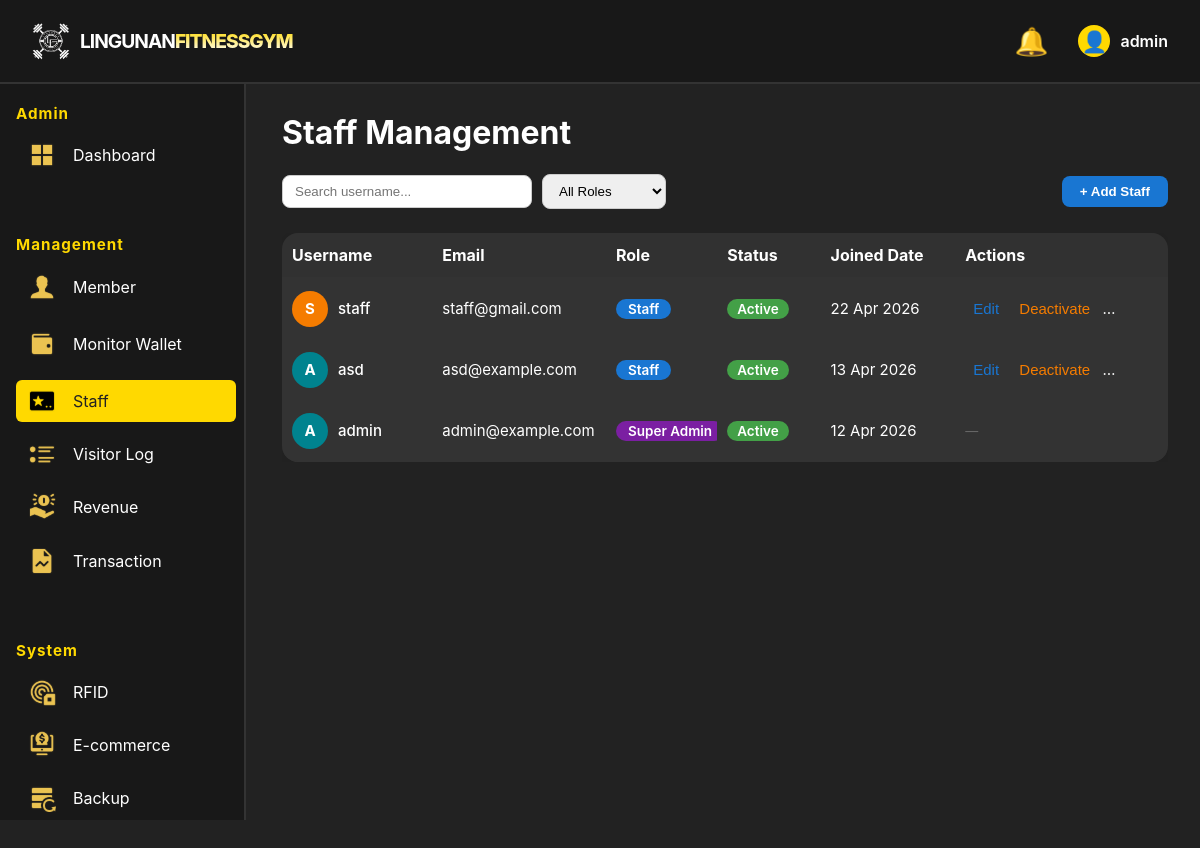
Screenshot of /public/client/admin/management/staff.php (signed in) with the database file from the repository.
### tables this page shows
CREATE TABLE `users` (
  `id` int(10) unsigned NOT NULL AUTO_INCREMENT,
  `username` varchar(50) NOT NULL,
  `password` varchar(255) NOT NULL,
  `email` varchar(100) NOT NULL,
  `role` enum('super_admin','staff') DEFAULT 'staff',
  `created_at` timestamp NOT NULL DEFAULT current_timestamp(),
  `status` varchar(10) NOT NULL DEFAULT 'active',
  PRIMARY KEY (`id`),
  UNIQUE KEY `username` (`username`),
  UNIQUE KEY `email` (`email`)
);

### public/client/admin/management/staff.php (the view, shortened to what this page needs)
<?php
include '../../../../component/admin_header.php';
include '../../../../component/admin_sidebar.php';
?>
<!DOCTYPE html>
<html lang="en">
<head>
    <link href="../../../../assets/css/toastednotif.css" rel="stylesheet">
    <link href="../../../../assets/css/admin_header.css" rel="stylesheet">
    <link href="../../../../assets/css/admin_sidebar.css" rel="stylesheet">
    <link href="../../../../assets/css/admin.css" rel="stylesheet">
</head>
<body>
    <div class="Member-content">
        <h1>Staff Management</h1>
        <?php
        require_once '../../../../app/config/connection.php';
        try { $pdo->exec("ALTER TABLE users ADD COLUMN status VARCHAR(10) NOT NULL DEFAULT 'active'"); } catch (Exception $e) {}
        try      {
            $query  = "SELECT * FROM users WHERE 1";
            $params = [];
            $query .= " ORDER BY created_at DESC";
            $stmt = $pdo->prepare($query);
            $stmt->execute($params);
            $staffList = $stmt->fetchAll();
        } catch (Exception $e) {
            echo '<div style="color:red">Error: ' . htmlspecialchars($e->getMessage()) . '</div>';
            $staffList = [];
        }
        ?>
        <div style="margin-bottom:15px; display:flex; gap:10px; flex-wrap:wrap; align-items:center;">
            <input type="text" id="searchUsername" placeholder="Search username..."
                style="padding:8px 12px; border-radius:8px; border:1px solid #ccc; width:250px;">
            <select id="roleFilter" style="padding:8px 12px; border-radius:8px; border:1px solid #ccc;">
                <option value="">All Roles</option>
            </select>
            <div style="margin-left:auto;">
                <button type="button" id="addStaffBtn"
                    style="padding:8px 18px; border-radius:8px; border:none; background:#1976d2; color:#fff; font-weight:600; cursor:pointer;">
                    + Add Staff
                </button>
            </div>
        </div>
        <div class="table-wrapper" style="margin-top:24px;">
            <table class="admin-table" style="width:100%; background:#333;">
                <thead>
                    <tr>
                        <th>Username</th>
                        <th>Email</th>
                        <th>Role</th>
                        <th>Status</th>
                        <th>Joined Date</th>
                        <th>Actions</th>
                    </tr>
                </thead>
                <tbody>
                <?php if (empty($staffList)): ?>
                    <tr><td colspan="6" style="text-align:center;">No staff found.</td></tr>
                <?php else: ?>
                    <?php foreach ($staffList as $staff): ?>
                        <?php
                            $avatarColors = ['#1976d2','#e53935','#388e3c','#f57c00','#7b1fa2','#00838f','#c62828','#2e7d32','#1565c0','#6a1b9a'];
                            $firstLetter  = strtoupper(substr($staff['username'], 0, 1)) ?: '?';
                            $avatarColor  = $avatarColors[ord($firstLetter) % count($avatarColors)];
                            $roleBadge    = match($staff['role']) {
                                'super_admin' => '<span class="badge-status badge-super_admin">Super Admin</span>',
                                'admin'       => '<span class="badge-status badge-admin">Admin</span>',
                                default       => '<span class="badge-status badge-staff">Staff</span>',
                            };
                            $joined = $staff['created_at'] ? date('d M Y', strtotime($staff['created_at'])) : '-';
                        ?>
                        <tr>
                            <td data-label="Username">
                                <div class="user-cell">
                                    <div class="user-avatar" style="background:<?= $avatarColor ?>"><?= htmlspecialchars($firstLetter) ?></div>
                                    <span class="user-name-text"><?= htmlspecialchars($staff['username']) ?></span>
                                </div>
                            </td>
                            <td data-label="Email"><?= htmlspecialchars($staff['email']) ?></td>
                            <td data-label="Role"><?= $roleBadge ?></td>
                            <td data-label="Status">
                                <?php $staffStatus = $staff['status'] ?? 'active'; ?>
                                <?php if ($staffStatus === 'active'): ?>
                                    <span class="badge-active-status">Active</span>
                                <?php else: ?>
                                    <span class="badge-inactive-status">Inactive</span>
                                <?php endif; ?>
                            </td>
                            <td data-label="Joined Date"><?= htmlspecialchars($joined) ?></td>
                            <td data-label="Actions">
                                <?php if ($staff['role'] !== 'super_admin'): ?>
                                    <button type="button" class="action-btn"
                                        data-id="<?= $staff['id'] ?>"
                                        data-username="<?= htmlspecialchars($staff['username'], ENT_QUOTES) ?>"
                                        data-email="<?= htmlspecialchars($staff['email'] ?? '', ENT_QUOTES) ?>"
                                        data-role="<?= htmlspecialchars($staff['role'], ENT_QUOTES) ?>"
                                        onclick="openEditModal(this)">Edit</button>
                                    <form method="post" action="" style="display:inline">
                                        <button type="submit" class="action-btn deactivate">
                                            <?= ($staff['status'] ?? 'active') === 'active' ? 'Deactivate' : 'Activate' ?>
                                        </button>
                                    </form>
                                    <form method="post" action="" style="display:inline" onsubmit="return confirm('Delete this staff member?');">
                                        <button type="submit" class="action-btn delete">Delete</button>
                                    </form>
                                <?php else: ?>
                                    <span style="color:#666; font-size:13px;">—</span>
                                <?php endif; ?>
                            </td>
                        </tr>
                    <?php endforeach; ?>
                <?php endif; ?>
                </tbody>
            </table>
        </div>
    </div>
</body>
</html>

### assets/css/admin.css (style rules this page uses)
body { margin: 0; font-family: 'Inter', sans-serif; background: #222; color: #fff; }

### public/client/admin/management/staff.php (style rules this page uses)
.Member-content { margin-left: 250px; margin-top: 60px; padding: 2rem; min-height: calc(100vh - 60px); background: #222; }
.admin-table { border-collapse: separate; border-spacing: 0; width: 100%; background: rgba(0,0,0,0.04); font-family: 'Inter', Arial, sans-serif; box-shadow: 0 2px 8px rgba(0,0,0,0.04); border-radius: 16px; overflow: hidden; table-layout: fixed; }
.admin-table thead th:first-child { border-top-left-radius: 16px; }
.admin-table thead th:last-child { border-top-right-radius: 16px; }
.admin-table tbody tr:last-child td:first-child { border-bottom-left-radius: 16px; }
.admin-table tbody tr:last-child td:last-child { border-bottom-right-radius: 16px; }
.admin-table th, .admin-table td { padding: 12px 10px; text-align: left; overflow: hidden; white-space: nowrap; text-overflow: ellipsis; }
.admin-table th { background: rgba(0,0,0,0.04); font-weight: 700; color: #fff; border-bottom: 2px solid #333; }
.admin-table tr { transition: background 0.2s; }
.admin-table td { border-bottom: 1px solid #333; font-size: 15px; }
.badge-status { display: inline-block; padding: 2px 12px; border-radius: 12px; font-size: 90%; font-weight: 600; color: #fff; }
.badge-staff { background: #1976d2; }
.badge-super_admin { background: #7b1fa2; }
.action-btn { background: none; border: none; color: #1976d2; cursor: pointer; padding: 0 8px; font-size: 15px; transition: color 0.2s; }
.action-btn.delete { color: #d32f2f; }
.admin-table th:nth-child(1) { width: 17%; }
.admin-table th:nth-child(2) { width: 20%; }
.admin-table th:nth-child(3) { width: 12%; }
.admin-table th:nth-child(4) { width: 11%; }
.admin-table th:nth-child(5) { width: 15%; }
.admin-table th:nth-child(6) { width: 25%; }
.badge-active-status { display:inline-block; padding:2px 10px; border-radius:12px; font-size:90%; font-weight:600; color:#fff; background:#43a047; }
.action-btn.deactivate { color: #f57c00; }
.table-wrapper { overflow-x: auto; width: 100%; }
.user-cell { display: flex; align-items: center; gap: 10px; }
.user-avatar { width: 36px; height: 36px; border-radius: 50%; display: flex; align-items: center; justify-content: center; font-size: 15px; font-weight: 700; color: #fff; flex-shrink: 0; text-transform: uppercase; }
.user-name-text { font-weight: 500; color: #fff; }

### rows the page displays
users: username "S", username "staff", email "staff@gmail.com", role "Staff", status "Active", created_at "22 Apr 2026"
users: username "A", username "asd", email "asd@example.com", role "Staff", status "Active", created_at "13 Apr 2026"
users: username "A", username "admin", email "admin@example.com", role "Super Ad…", status "Active", created_at "12 Apr 2026"

### other values shown
$_displayName "admin"
